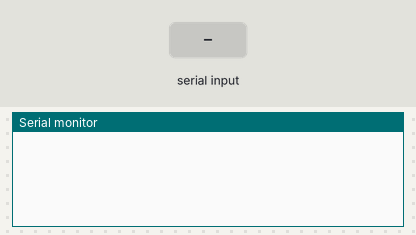
The sketch below on a simulated Arduino Uno, built with avr-gcc and run on an emulated ATmega328P. On the bench: the last lines printed to the serial monitor. The inputs (shaded band) are chosen by the test bench.

Above: at 1.2 s.
1.3 s: "90,45\n" received over Serial
At 2.1 s:
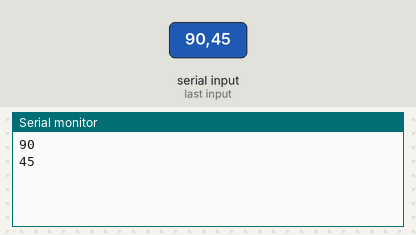
2.8 s: "30,150\n" received over Serial
At 5.2 s:
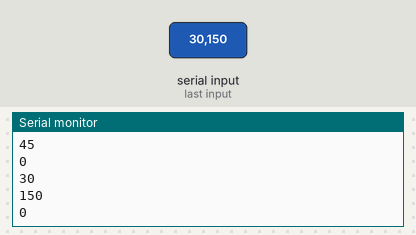
Timing chart, 0 to 6.7 s (numbered marks = the images above; inputs shaded):
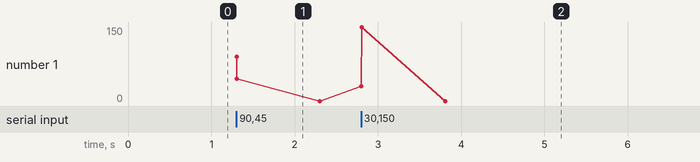

Measured:
- after the input at 1.3 s, the serial monitor: prints a new line at once (image 1)
- after the input at 2.8 s, the serial monitor: prints a new line at once (image 2)

The sketch:

recebendovalor.ino
```cpp
int y = 0;

void setup() {
  // put your setup code here, to run once:
  Serial.begin(9600);

}

void loop() {
  // put your main code here, to run repeatedly:
  if(Serial.available() > 0){
    y = Serial.parseInt();// ler inteiros e armazena na variavel y
    Serial.println(y);
  }

}
```
